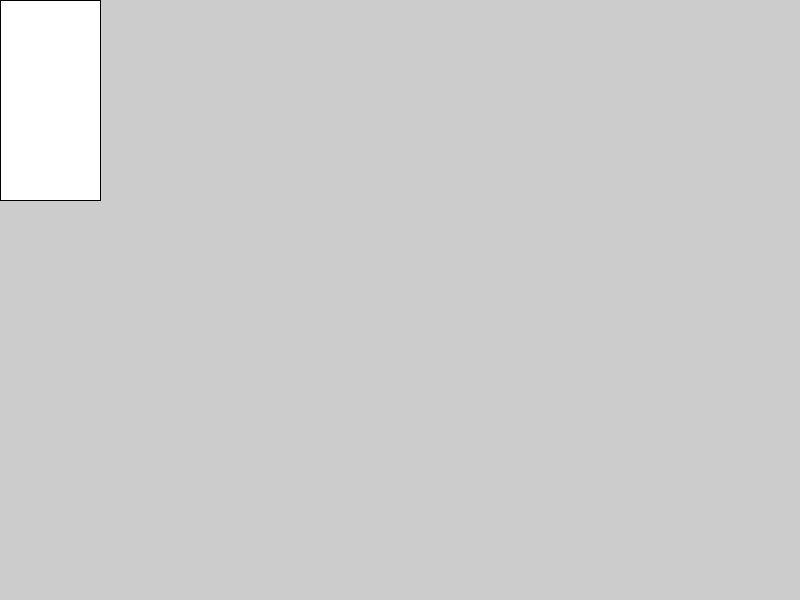
Frame 1 (no input)
Frame 60 (the mouse pressed at the canvas centre just before this capture): identical to frame 1, image omitted
Frame 120 (the mouse held since frame 60 and released just before this capture): identical to frame 1, image omitted

The Processing sketch that drew this single still picture (run headless with seeded random() and noise(); from frame 60 on, the mouse is pressed at the canvas centre):

// Processing sketch: week02_AlpTugan_01
// ── week02_AlpTugan_01.pde
// this is comment for the following codes snippet


// runs only once the program compiled
void setup() {
  // Set the size of my processing window
  size(800, 600);
}


// Runs until program stops
void draw() {
  
  // draw rectangle x = 0 and y  = 0position
  // width = 1000
  // height = 200
  
  /*
  fill(#ff0000);
  noStroke();
  stroke(#00ff00);
  strokeWeight(6);
  */

  rect(0, 0, 100, 200);
}
